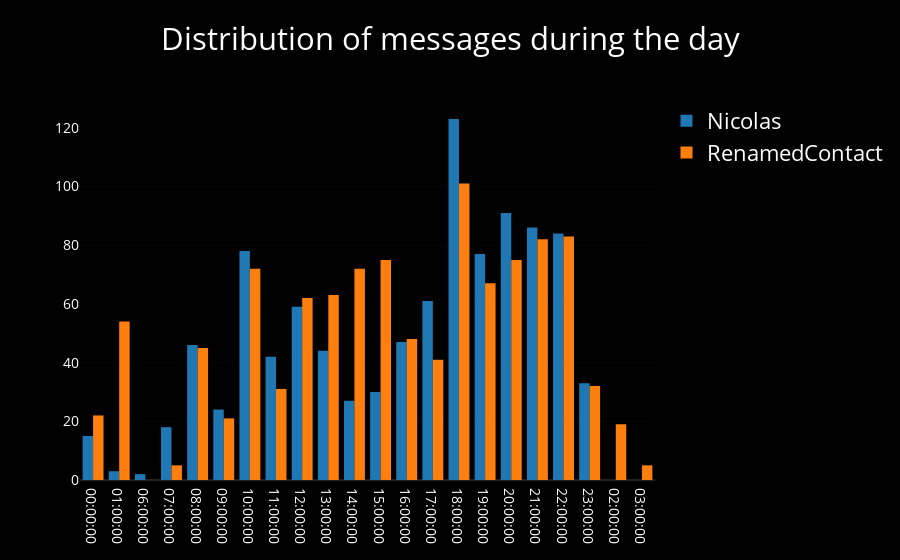

Notebook cell for this chart:
### Code cell
iplot(wa.plot_intraday_active_time(nb_mode=True))

### Figure 1 — Plotly figure (JSON) as saved in the notebook; plotly's stock layout.template omitted (floating-point values rounded to 4 significant figures; data arrays with more than 128 entries replaced by an {"elided": "..."} marker saying what was removed)
{"data": [{"name": "Nicolas", "type": "histogram", "uid": "f3c50280-eed7-40b0-bc41-c64bc3b2e82f", "x": {"elided": "990 str values"}}, {"name": "RenamedContact", "type": "histogram", "uid": "b6b0fc93-6577-492f-8c35-dcc13f1a8018", "x": {"elided": "1075 str values"}}], "layout": {"font": {"color": "white", "size": 22}, "paper_bgcolor": "black", "plot_bgcolor": "black", "title": "Distribution of messages during the day", "xaxis": {"automargin": true, "showticklabels": true, "tickfont": {"color": "white", "size": 14}, "titlefont": {"color": "white", "size": 18}}, "yaxis": {"automargin": true, "showticklabels": true, "tickfont": {"color": "white", "size": 14}, "titlefont": {"color": "white", "size": 18}}}}
